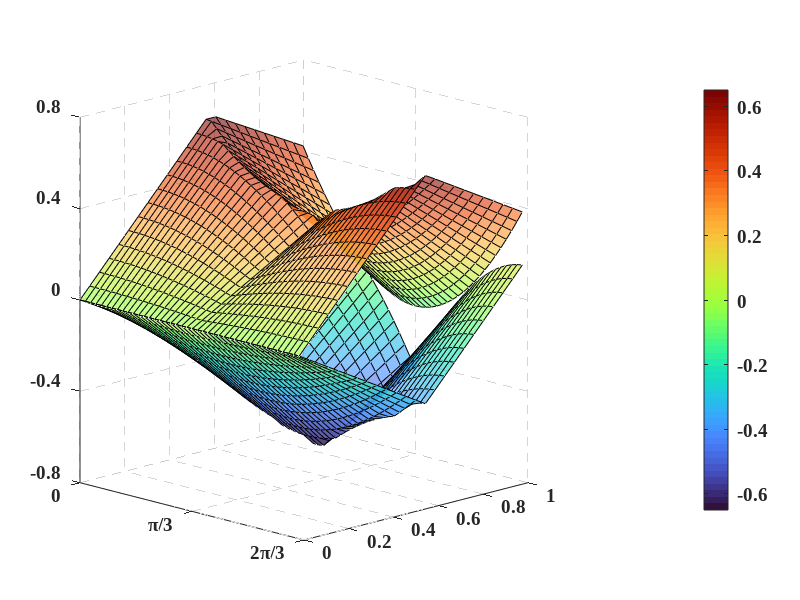

Write MATLAB code to recreate this figure.
clc,clear

Gap = 5e-2;
wt = 0:Gap:2 * pi / 3;
Modu = 0:Gap:2 / sqrt(3);
[X,Y] = meshgrid(wt,Modu);
[Row,Line] = size(X);

Vzmax = zeros(Row,Line);
Vzmin = zeros(Row,Line);

Division_Line = pi / 3;
for i = 1:Row
    for j = 1:Line
        %%%% calculate the limitation of zero-sequence voltage
        umax = Modu(i) * sin(wt(j) + pi / 6);
        if(wt(j) < Division_Line)
            umin = Modu(i) * sin(wt(j) - pi / 2);
        else
            umin = Modu(i) * sin(wt(j) + 5 * pi / 6);
        end

        %%%% set zero-sequence voltage value
        Vzmax(i,j) = min(1 - umax,-umin);
        Vzmin(i,j) = max(-1 - umin,-umax);
    end
end

% 设置全局字体和线条属性
set(groot, 'defaultAxesFontName', 'Times New Roman');
set(groot, 'defaultAxesFontSize', 14);
set(groot, 'defaultAxesFontWeight', 'bold');

% 创建图形窗口
figure();
ax = axes('Position', [0.1, 0.1, 0.7, 0.8]);

% 绘制曲面
% 上边界 Uzs_max
Yscale = sqrt(3) / 2;
h1 = surf(X, Y * Yscale, Vzmax, ...
         'FaceColor', 'flat', ...
         'EdgeColor', 'k', ...
         'FaceAlpha', 0.6, ...
         'LineStyle','-', ...
         'LineWidth',0.5);
hold on;
grid on;

h2 = surf(X, Y * Yscale, Vzmin, ...
         'FaceColor', 'flat', ...
         'EdgeColor', 'k', ...
         'FaceAlpha', 0.6, ...
         'LineStyle','-', ...
         'LineWidth',0.5);

set(gca,"XLim",[0 2 * pi / 3],...
        'XTick', [0, pi/3, 2*pi/3], ...  % 设置刻度位置为弧度值
        'XTickLabel', {'0', '\pi/3', '2\pi/3'}, ... % 设置LaTeX格式的标签
        "YLim",[0 1.0],...
        "ZTick",[-0.8 -0.4 0 0.4 0.8], ...
        "ZLim",[-0.8 0.8])

set(ax, ...
    'GridLineStyle', '--', ...      
    'GridColor', [0.8 0.8 0.8], ...  
    'GridAlpha', 0.8, ...            
    'MinorGridLineStyle', '--', ...  
    'MinorGridColor', [0.8 0.8 0.8]);


view([45 12.5]);
colormap turbo
cb = colorbar;
set(cb, 'Position', [0.88, 0.15, 0.03, 0.7]);
